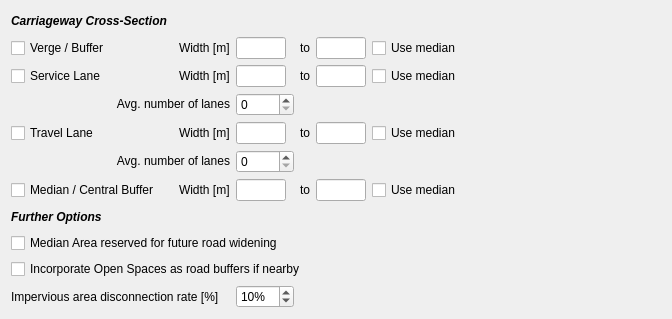
                 <widget class="QWidget" name="arterial_info_wdg_3" native="true">
                  <property name="sizePolicy">
                   <sizepolicy hsizetype="Preferred" vsizetype="Fixed">
                    <horstretch>0</horstretch>
                    <verstretch>0</verstretch>
                   </sizepolicy>
                  </property>
                  <property name="minimumSize">
                   <size>
                    <width>0</width>
                    <height>0</height>
                   </size>
                  </property>
                  <property name="maximumSize">
                   <size>
                    <width>16777215</width>
                    <height>16777215</height>
                   </size>
                  </property>
                  <layout class="QGridLayout" name="gridLayout_30">
                   <item row="10" column="0" colspan="7">
                    <widget class="QCheckBox" name="hwy_median_reserved">
                     <property name="whatsThis">
                      <string>If the median area cannot be developed at all, check this box to restrict any activity on this part of the infrastructure.</string>
                     </property>
                     <property name="text">
                      <string>Median Area reserved for future road widening</string>
                     </property>
                    </widget>
                   </item>
                   <item row="11" column="0" colspan="7">
                    <widget class="QCheckBox" name="hwy_openspacebuffer">
                     <property name="whatsThis">
                      <string>If the median area cannot be developed at all, check this box to restrict any activity on this part of the infrastructure.</string>
                     </property>
                     <property name="text">
                      <string>Incorporate Open Spaces as road buffers if nearby</string>
                     </property>
                    </widget>
                   </item>
                   <item row="9" column="7">
                    <spacer name="verticalSpacer_21">
                     <property name="orientation">
                      <enum>Qt::Vertical</enum>
                     </property>
                     <property name="sizeHint" stdset="0">
                      <size>
                       <width>20</width>
                       <height>20</height>
                      </size>
                     </property>
                    </spacer>
                   </item>
                   <item row="11" column="7">
                    <spacer name="verticalSpacer_22">
                     <property name="orientation">
                      <enum>Qt::Vertical</enum>
                     </property>
                     <property name="sizeHint" stdset="0">
                      <size>
                       <width>20</width>
                       <height>20</height>
                      </size>
                     </property>
                    </spacer>
                   </item>
                   <item row="1" column="4">
                    <widget class="QLabel" name="hwy_verge_w_lbl2">
                     <property name="text">
                      <string>to</string>
                     </property>
                    </widget>
                   </item>
                   <item row="4" column="0" colspan="3">
                    <widget class="QLabel" name="hwy_service_w_lbl3">
                     <property name="text">
                      <string>&lt;html&gt;&lt;head/&gt;&lt;body&gt;&lt;p align=&quot;right&quot;&gt;Avg. number of lanes&lt;/p&gt;&lt;/body&gt;&lt;/html&gt;</string>
                     </property>
                    </widget>
                   </item>
                   <item row="2" column="7">
                    <spacer name="horizontalSpacer_49">
                     <property name="orientation">
                      <enum>Qt::Horizontal</enum>
                     </property>
                     <property name="sizeHint" stdset="0">
                      <size>
                       <width>200</width>
                       <height>20</height>
                      </size>
                     </property>
                    </spacer>
                   </item>
                   <item row="2" column="2">
                    <widget class="QLabel" name="hwy_service_w_lbl1">
                     <property name="text">
                      <string>Width [m]</string>
                     </property>
                    </widget>
                   </item>
                   <item row="2" column="4">
                    <widget class="QLabel" name="hwy_service_w_lbl2">
                     <property name="text">
                      <string>to</string>
                     </property>
                    </widget>
                   </item>
                   <item row="4" column="3">
                    <widget class="QSpinBox" name="hwy_service_lanes"/>
                   </item>
                   <item row="2" column="3">
                    <widget class="QLineEdit" name="hwy_service_wmin">
                     <property name="maximumSize">
                      <size>
                       <width>50</width>
                       <height>16777215</height>
                      </size>
                     </property>
                     <property name="text">
                      <string/>
                     </property>
                    </widget>
                   </item>
                   <item row="2" column="5">
                    <widget class="QLineEdit" name="hwy_service_wmax">
                     <property name="maximumSize">
                      <size>
                       <width>50</width>
                       <height>16777215</height>
                      </size>
                     </property>
                     <property name="text">
                      <string/>
                     </property>
                    </widget>
                   </item>
                   <item row="2" column="6">
                    <widget class="QCheckBox" name="hwy_service_median">
                     <property name="text">
                      <string>Use median</string>
                     </property>
                    </widget>
                   </item>
                   <item row="9" column="0">
                    <widget class="QLabel" name="hwy_options_title">
                     <property name="text">
                      <string>&lt;html&gt;&lt;head/&gt;&lt;body&gt;&lt;p&gt;&lt;span style=&quot; font-weight:600; font-style:italic;&quot;&gt;Further Options&lt;/span&gt;&lt;/p&gt;&lt;/body&gt;&lt;/html&gt;</string>
                     </property>
                    </widget>
                   </item>
                   <item row="8" column="2">
                    <widget class="QLabel" name="hwy_centralbuffer_w_lbl1">
                     <property name="text">
                      <string>Width [m]</string>
                     </property>
                    </widget>
                   </item>
                   <item row="1" column="2">
                    <widget class="QLabel" name="hwy_verge_w_lbl1">
                     <property name="text">
                      <string>Width [m]</string>
                     </property>
                    </widget>
                   </item>
                   <item row="2" column="0">
                    <widget class="QCheckBox" name="hwy_service_check">
                     <property name="whatsThis">
                      <string>If the median area cannot be developed at all, check this box to restrict any activity on this part of the infrastructure.</string>
                     </property>
                     <property name="text">
                      <string>Service Lane</string>
                     </property>
                    </widget>
                   </item>
                   <item row="1" column="5">
                    <widget class="QLineEdit" name="hwy_verge_wmax">
                     <property name="maximumSize">
                      <size>
                       <width>50</width>
                       <height>16777215</height>
                      </size>
                     </property>
                     <property name="text">
                      <string/>
                     </property>
                    </widget>
                   </item>
                   <item row="1" column="6">
                    <widget class="QCheckBox" name="hwy_verge_median">
                     <property name="text">
                      <string>Use median</string>
                     </property>
                    </widget>
                   </item>
                   <item row="8" column="5">
                    <widget class="QLineEdit" name="hwy_centralbuffer_wmax">
                     <property name="maximumSize">
                      <size>
                       <width>50</width>
                       <height>16777215</height>
                      </size>
                     </property>
                     <property name="text">
                      <string/>
                     </property>
                    </widget>
                   </item>
                   <item row="8" column="4">
                    <widget class="QLabel" name="hwy_centralbuffer_w_lbl2">
                     <property name="text">
                      <string>to</string>
                     </property>
                    </widget>
                   </item>
                   <item row="7" column="0" colspan="3">
                    <widget class="QLabel" name="hwy_travellane_w_lbl3">
                     <property name="text">
                      <string>&lt;html&gt;&lt;head/&gt;&lt;body&gt;&lt;p align=&quot;right&quot;&gt;Avg. number of lanes&lt;/p&gt;&lt;/body&gt;&lt;/html&gt;</string>
                     </property>
                    </widget>
                   </item>
                   <item row="8" column="7">
                    <spacer name="horizontalSpacer_52">
                     <property name="orientation">
                      <enum>Qt::Horizontal</enum>
                     </property>
                     <property name="sizeHint" stdset="0">
                      <size>
                       <width>200</width>
                       <height>20</height>
                      </size>
                     </property>
                    </spacer>
                   </item>
                   <item row="5" column="3">
                    <widget class="QLineEdit" name="hwy_travellane_wmin">
                     <property name="maximumSize">
                      <size>
                       <width>50</width>
                       <height>16777215</height>
                      </size>
                     </property>
                     <property name="text">
                      <string/>
                     </property>
                    </widget>
                   </item>
                   <item row="1" column="3">
                    <widget class="QLineEdit" name="hwy_verge_wmin">
                     <property name="maximumSize">
                      <size>
                       <width>50</width>
                       <height>16777215</height>
                      </size>
                     </property>
                     <property name="text">
                      <string/>
                     </property>
                    </widget>
                   </item>
                   <item row="5" column="0" colspan="2">
                    <widget class="QCheckBox" name="hwy_travellane_check">
                     <property name="whatsThis">
                      <string>If the median area cannot be developed at all, check this box to restrict any activity on this part of the infrastructure.</string>
                     </property>
                     <property name="text">
                      <string>Travel Lane</string>
                     </property>
                    </widget>
                   </item>
                   <item row="1" column="0" colspan="2">
                    <widget class="QCheckBox" name="hwy_verge_check">
                     <property name="whatsThis">
                      <string>If the median area cannot be developed at all, check this box to restrict any activity on this part of the infrastructure.</string>
                     </property>
                     <property name="text">
                      <string>Verge / Buffer</string>
                     </property>
                    </widget>
                   </item>
                   <item row="8" column="3">
                    <widget class="QLineEdit" name="hwy_centralbuffer_wmin">
                     <property name="maximumSize">
                      <size>
                       <width>50</width>
                       <height>16777215</height>
                      </size>
                     </property>
                     <property name="text">
                      <string/>
                     </property>
                    </widget>
                   </item>
                   <item row="7" column="3">
                    <widget class="QSpinBox" name="hwy_travellane_lanes"/>
                   </item>
                   <item row="8" column="6">
                    <widget class="QCheckBox" name="hwy_centralbuffer_median">
                     <property name="text">
                      <string>Use median</string>
                     </property>
                    </widget>
                   </item>
                   <item row="8" column="0" colspan="2">
                    <widget class="QCheckBox" name="hwy_centralbuffer_check">
                     <property name="whatsThis">
                      <string>If the median area cannot be developed at all, check this box to restrict any activity on this part of the infrastructure.</string>
                     </property>
                     <property name="text">
                      <string>Median / Central Buffer</string>
                     </property>
                    </widget>
                   </item>
                   <item row="5" column="5">
                    <widget class="QLineEdit" name="hwy_travellane_wmax">
                     <property name="maximumSize">
                      <size>
                       <width>50</width>
                       <height>16777215</height>
                      </size>
                     </property>
                     <property name="text">
                      <string/>
                     </property>
                    </widget>
                   </item>
                   <item row="5" column="2">
                    <widget class="QLabel" name="hwy_travellane_w_lbl1">
                     <property name="text">
                      <string>Width [m]</string>
                     </property>
                    </widget>
                   </item>
                   <item row="5" column="4">
                    <widget class="QLabel" name="hwy_travellane_w_lbl2">
                     <property name="text">
                      <string>to</string>
                     </property>
                    </widget>
                   </item>
                   <item row="5" column="7">
                    <spacer name="horizontalSpacer_48">
                     <property name="orientation">
                      <enum>Qt::Horizontal</enum>
                     </property>
                     <property name="sizeHint" stdset="0">
                      <size>
                       <width>200</width>
                       <height>20</height>
                      </size>
                     </property>
                    </spacer>
                   </item>
                   <item row="5" column="6">
                    <widget class="QCheckBox" name="hwy_travellane_median">
                     <property name="text">
                      <string>Use median</string>
                     </property>
                    </widget>
                   </item>
                   <item row="0" column="0">
                    <widget class="QLabel" name="hwy_carriageway_title">
                     <property name="text">
                      <string>&lt;html&gt;&lt;head/&gt;&lt;body&gt;&lt;p&gt;&lt;span style=&quot; font-weight:600; font-style:italic;&quot;&gt;Carriageway Cross-Section&lt;/span&gt;&lt;/p&gt;&lt;/body&gt;&lt;/html&gt;</string>
                     </property>
                    </widget>
                   </item>
                   <item row="0" column="7">
                    <spacer name="verticalSpacer_20">
                     <property name="orientation">
                      <enum>Qt::Vertical</enum>
                     </property>
                     <property name="sizeHint" stdset="0">
                      <size>
                       <width>20</width>
                       <height>20</height>
                      </size>
                     </property>
                    </spacer>
                   </item>
                   <item row="1" column="7">
                    <spacer name="horizontalSpacer_47">
                     <property name="orientation">
                      <enum>Qt::Horizontal</enum>
                     </property>
                     <property name="sizeHint" stdset="0">
                      <size>
                       <width>200</width>
                       <height>20</height>
                      </size>
                     </property>
                    </spacer>
                   </item>
                   <item row="12" column="0" colspan="3">
                    <widget class="QLabel" name="hwy_impdced_lbl">
                     <property name="text">
                      <string>Impervious area disconnection rate [%]</string>
                     </property>
                    </widget>
                   </item>
                   <item row="12" column="3">
                    <widget class="QSpinBox" name="hwy_impdced_spin">
                     <property name="suffix">
                      <string>%</string>
                     </property>
                     <property name="maximum">
                      <number>100</number>
                     </property>
                     <property name="value">
                      <number>10</number>
                     </property>
                    </widget>
                   </item>
                  </layout>
                 </widget>
